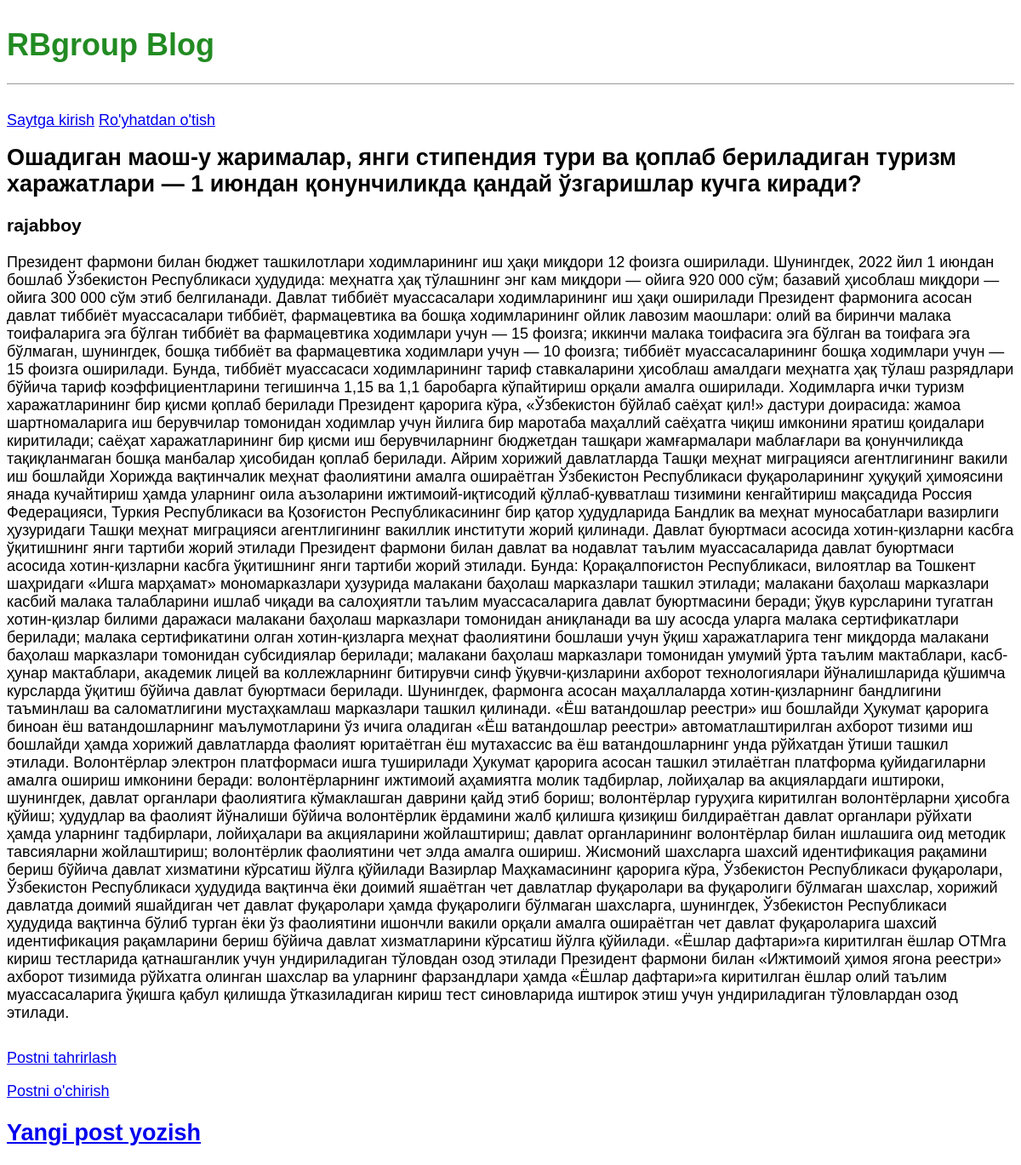
Screenshot of /post/3/ with the database file from the repository.
### blog/models.py (models this page shows, shortened)
class Post(models.Model):
    title = models.CharField(max_length=200)
    author = models.ForeignKey(
        'auth.User',
        on_delete=models.CASCADE
    )
    body = models.TextField()

### blog/views.py (the view)
# urls.py: path('post/<int:pk>/', BlogDetailView.as_view(), name='post_detail'),
class BlogDetailView(DeleteView):
    model = Post
    template_name = 'post_detail.html'

### templates/post_detail.html
{% extends 'base.html' %}
{% block content %}
        <div class="post-entry">
            <h2>{{ post.title }}</h2>
            <h3>{{ post.author }}</h3>
            <p>{{ post.body }}</p>
        </div>
<p><a href="{% url 'post_edit' post.pk %}">Postni tahrirlash</a></p>
<p><a href="{% url 'post_delete' post.pk %}">Postni o'chirish</a></p>
{% endblock content %}

### static/css/base.css (style rules this page uses)
body { font-family: 'Noto Sans JP', sans-serif; font-size: 18px; }
.post-entry { margin-bottom: 2rem; }
.post-entry h2 { margin: 0.5rem 0; }
.post-entry p { margin: 0; font-weight: 400; }

### rows the page displays
Post: title "Ошадиган маош-у жарималар, янги стипендия тури ва қоплаб бериладиган туризм харажатлари — 1 июндан қонунчиликда қандай ўзгаришлар кучга киради?", author "rajabboy", body "Президент фармони билан бюджет ташкилотлари ходимларининг иш ҳақи миқдори 12 фоизга оширилади. Шунингдек, 2022 йил 1 июндан бошлаб Ўзбекистон Республикаси ҳудудида: меҳнатга ҳақ тўлашнинг энг кам миқдори — ойига 920 000 сўм; базавий ҳисоблаш миқдори — ойига 300 000 сўм этиб белгиланади. Давлат тиббиёт муассасалари ходимларининг иш ҳақи оширилади Президент фармонига асосан давлат тиббиёт муассасалари тиббиёт, фармацевтика ва бошқа ходимларининг ойлик лавозим маошлари: олий ва биринчи малака тоифаларига эга бўлган тиббиёт ва фармацевтика ходимлари учун — 15 фоизга; иккинчи малака тоифасига эга бўлган ва тоифага эга бўлмаган, шунингдек, бошқа тиббиёт ва фармацевтика ходимлари учун — 10 фоизга;…"
